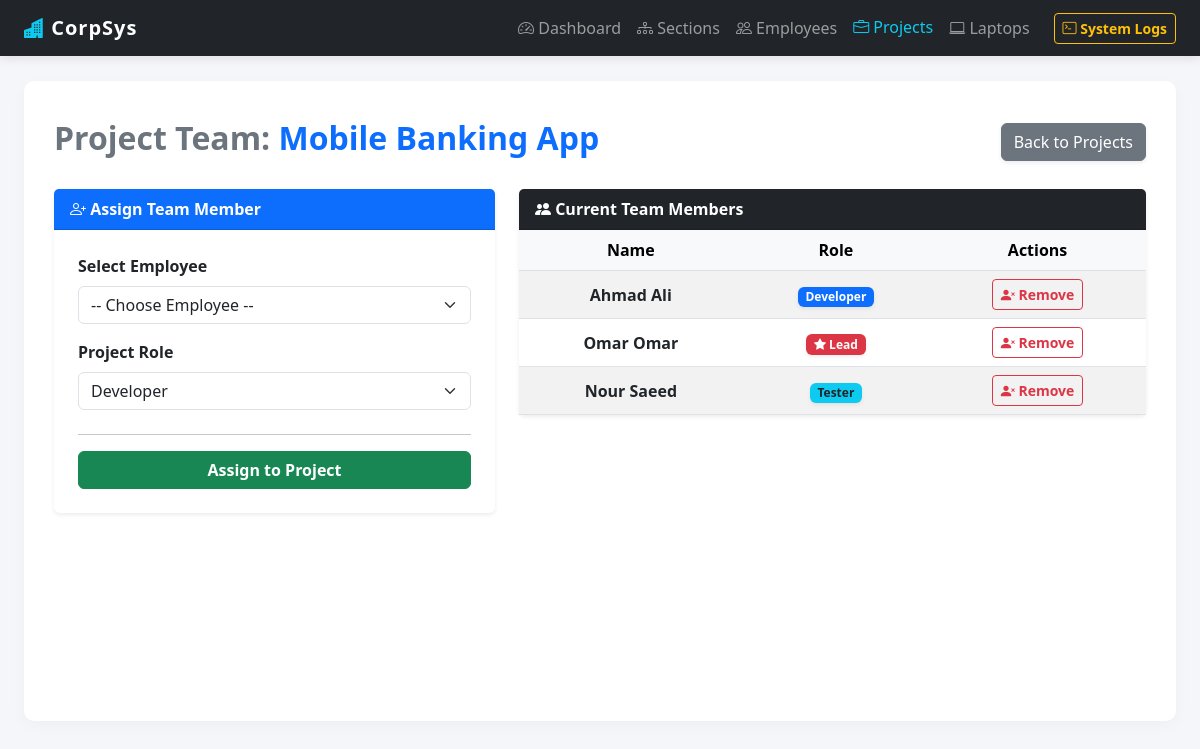
/index.php?page=projects&action=team&id=2, run on the app's committed database.
### tables this page shows
CREATE TABLE projects(
    id INT AUTO_INCREMENT PRIMARY KEY,
    name VARCHAR(255) NOT NULL,
    customer_name VARCHAR(255) NOT NULL,
    date_start DATE NOT NULL,
    status ENUM
        ('Work on', 'Done') NOT NULL
);

CREATE TABLE project_employee(
    id INT AUTO_INCREMENT PRIMARY KEY,
    employee_id INT NOT NULL,
    project_id INT NOT NULL,
    role ENUM('developer', 'tester', 'lead') NOT NULL,
     
    UNIQUE(employee_id, project_id),
     
    FOREIGN KEY(employee_id) REFERENCES employees(id) ON DELETE CASCADE,
    FOREIGN KEY(project_id) REFERENCES projects(id) ON DELETE CASCADE
);

CREATE TABLE employees(
    id INT AUTO_INCREMENT PRIMARY KEY,
    full_name VARCHAR(255) NOT NULL,
    email VARCHAR(255) NOT NULL UNIQUE,
    phone_number VARCHAR(50) NOT NULL UNIQUE,
    date_start DATE NOT NULL,
    section_id INT NOT NULL,
     
    FOREIGN KEY(section_id) REFERENCES sections(id) ON DELETE RESTRICT
);

### src/Repositories/ProjectRepository.php (called while the page is built, shortened)
<?php
class ProjectRepository {
    private PDO $pdo;
    public function __construct(PDO $pdo) {$this->pdo = $pdo;}
    public function findById(int $id): ?Project {
        $stmt = $this->pdo->prepare("SELECT * FROM projects WHERE id = :id LIMIT 1");
        $stmt->execute([':id' => $id]);
        $row = $stmt->fetch();
        return new Project(
            $row['name'],
            $row['customer_name'],
            $row['date_start'],
            $row['status'],
            (int)$row['id']
        );
    }
    public function getTeamByProjectId(int $projectId): array {
        $sql = "SELECT e.id as employee_id, e.full_name, pe.role
                FROM project_employee pe
                JOIN employees e ON pe.employee_id = e.id
                WHERE pe.project_id = :project_id";
        $stmt = $this->pdo->prepare($sql);
        $stmt->execute([':project_id' => $projectId]);
        return $stmt->fetchAll();
    }
}

### src/AutoLoad.php (called while the page is built, shortened)
<?php
spl_autoload_register(function (string $class): void {
    $folders = ['Entities', 'DataBase', 'Exceptions', 'Repositories', 'Services','Utlis'];
    foreach ($folders as $folder) {
        $file = __DIR__ . "/{$folder}/{$class}.php";
        if (is_file($file)) {
            return;
        }
    }
});

### src/Entities/Project.php (called while the page is built, shortened)
<?php
class Project{
    private int $id;
    private string $name;
    public function __construct(string $name,string $customer_name,string $date_start,string $status,int $id=0) {
        $this->id=$id;
        $this->name=$name;
    }
    public function getId():int{ return $this->id;}
    public function getName():string{ return $this->name;}
}

### views/Projects/team.php (the view, shortened to what this page needs)
<div class="d-flex justify-content-between align-items-center mb-4 mt-2">
    <h2 class="text-secondary fw-bold">Project Team: <span class="text-primary"><?= htmlspecialchars($project->getName()) ?></span></h2>
    <a href="index.php?page=projects&action=list" class="btn btn-secondary shadow-sm">Back to Projects</a>
</div>
<div class="row">
    <div class="col-md-5">
        <div class="card mb-4 shadow-sm border-0">
            <div class="card-header bg-primary text-white fw-bold">
                <i class="bi bi-person-plus"></i> Assign Team Member
            </div>
            <div class="card-body p-4">
                <form action="index.php?page=projects&action=assign" method="POST">
                    <div class="mb-3">
                        <label class="fw-bold form-label">Select Employee</label>
                        <select name="employee_id" class="form-select" required>
                            <option value="">-- Choose Employee --</option>
                        </select>
                    </div>
                    <div class="mb-3">
                        <label class="fw-bold form-label">Project Role</label>
                        <select name="role" class="form-select" required>
                            <option value="developer">Developer</option>
                        </select>
                    </div>
                    <hr class="mt-4">
                    <button type="submit" class="btn btn-success w-100 fw-bold">Assign to Project</button>
                </form>
            </div>
        </div>
    </div>
    <div class="col-md-7">
        <div class="card shadow-sm border-0">
            <div class="card-header bg-dark text-white fw-bold">
                <i class="bi bi-people-fill"></i> Current Team Members
            </div>
            <div class="card-body p-0">
                <div class="table-responsive">
                    <table class="table table-hover table-striped text-center mb-0 align-middle">
                        <thead class="table-light">
                            <tr>
                                <th>Name</th>
                                <th>Role</th>
                                <th>Actions</th>
                            </tr>
                        </thead>
                        <tbody>
                            <?php if (!empty($team)): ?>
                                <?php foreach ($team as $member): ?>
                                    <tr>
                                        <td class="fw-bold"><?= htmlspecialchars((string)$member['full_name']) ?></td>
                                        <td>
                                            <?php if ($member['role'] === 'lead'): ?>
                                                <span class="badge bg-danger shadow-sm"><i class="bi bi-star-fill"></i> Lead</span>
                                            <?php elseif ($member['role'] === 'developer'): ?>
                                                <span class="badge bg-primary shadow-sm">Developer</span>
                                            <?php else: ?>
                                                <span class="badge bg-info text-dark shadow-sm">Tester</span>
                                            <?php endif; ?>
                                        </td>
                                        <td>
                                            <a href="index.php?page=projects&action=confirm_remove&project_id=<?= $project->getId() ?>&employee_id=<?= $member['employee_id'] ?>"
                                               class="btn btn-sm btn-outline-danger fw-bold">
                                                <i class="bi bi-person-x-fill"></i> Remove
                                            </a>
                                        </td>
                                    </tr>
                                <?php endforeach; ?>
                            <?php endif; ?>
                        </tbody>
                    </table>
                </div>
            </div>
        </div>
    </div>
</div>

### views/layout/master.php (style rules this page uses)
body { background-color: #f4f6f9; font-family: 'Segoe UI', Tahoma, Geneva, Verdana, sans-serif; }

### data on the page
projects: name "Mobile Banking App"
project_employee: employee.full_name "Ahmad Ali", role "Developer"
project_employee: employee.full_name "Omar Omar", role "lead" (drawn)
project_employee: employee.full_name "Nour Saeed", role "Tester"
